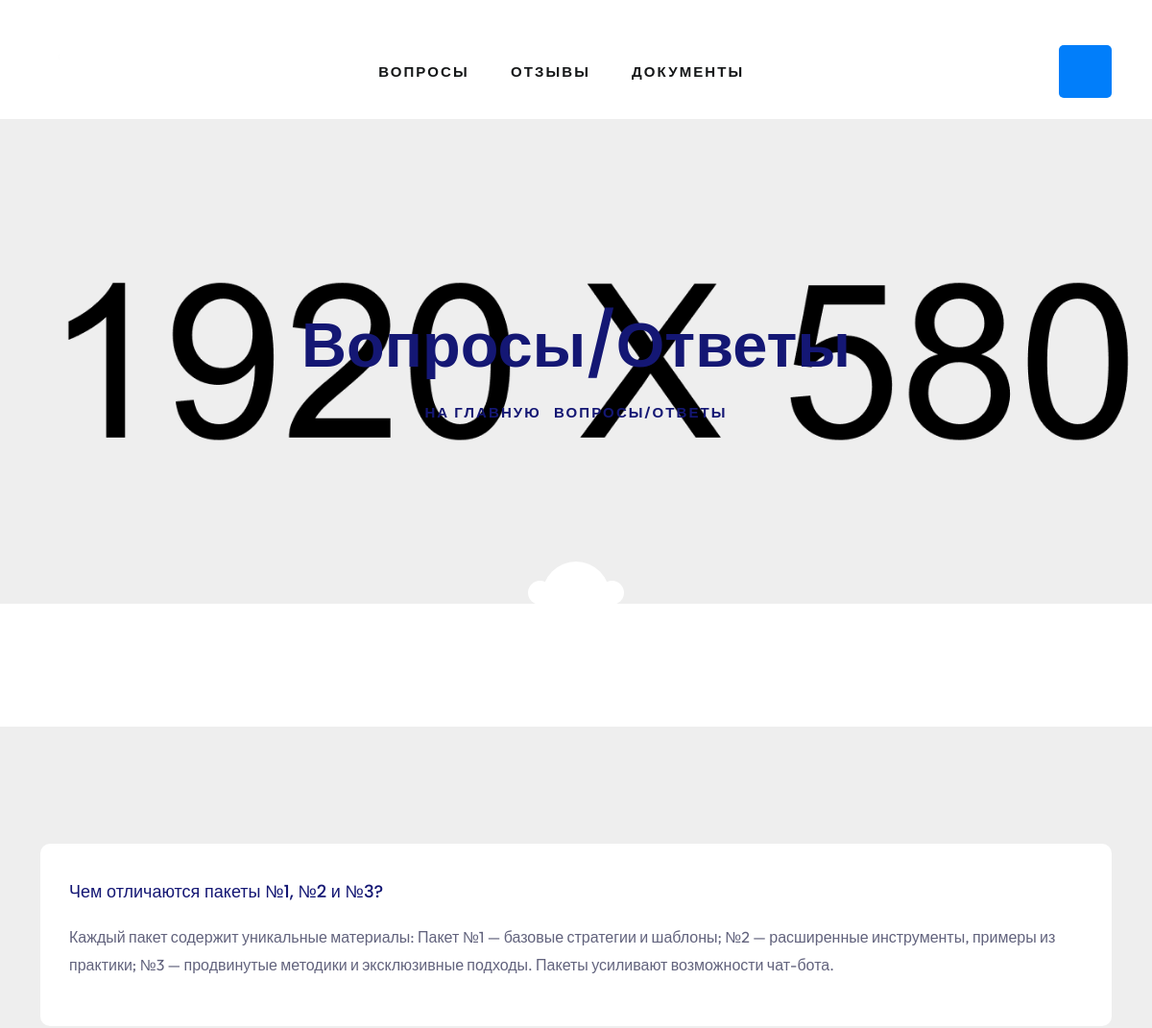
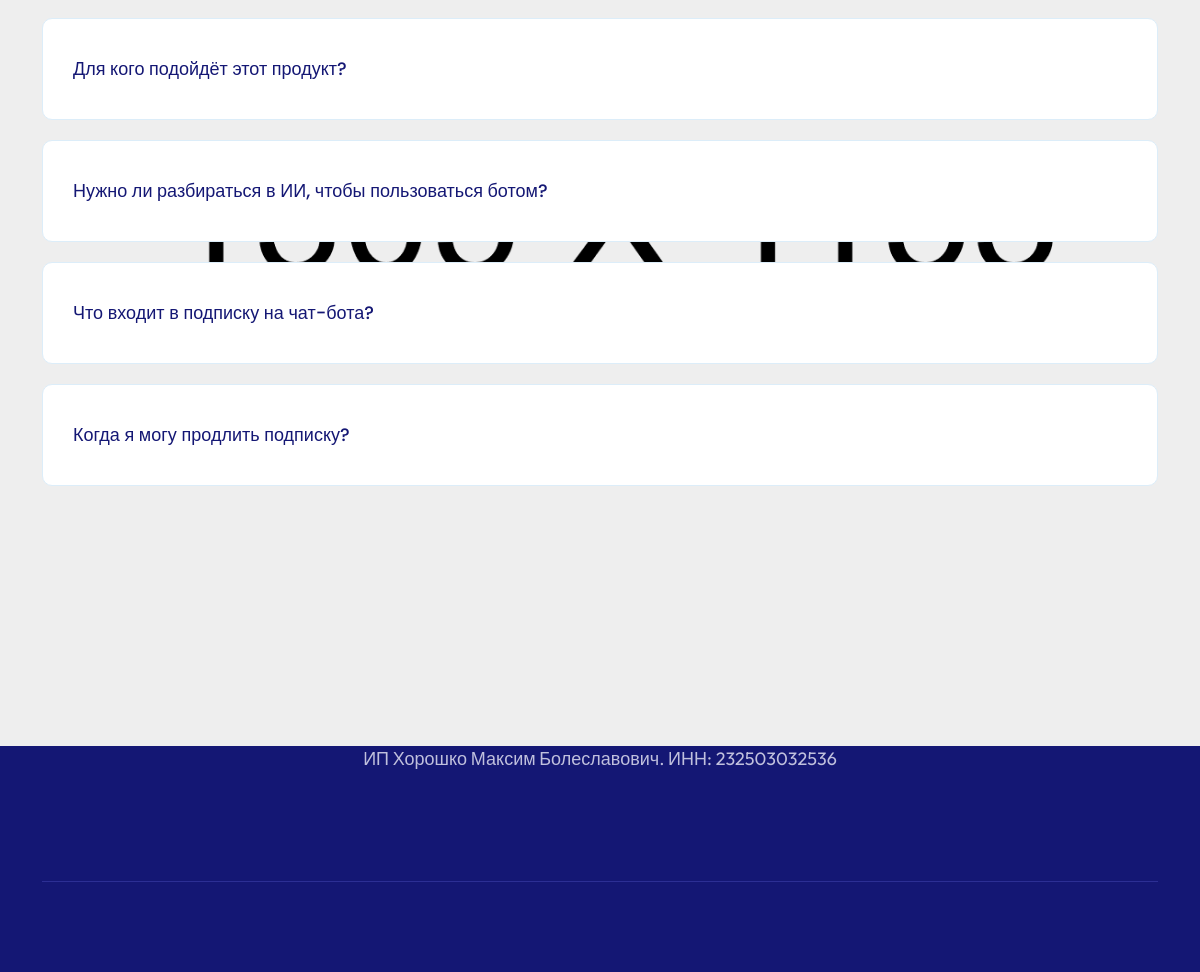
Page /faq on the committed database (2 pictures, top to bottom).
### server/models.py (models this page shows, shortened)
class Faq(models.Model):
    class Meta:
        verbose_name = 'Вопрос/Ответ'
        verbose_name_plural = 'Вопросы/Ответы'
    title = models.CharField(verbose_name='Вопрос', max_length=155)
    ask = models.CharField(verbose_name='Ответ', max_length=700)

### server/views.py (the view)
# urls.py: path('faq', show_faq, name='faq'),
def show_faq(req):
    faq = Faq.objects.all()
    data = {
        'faq': faq
    }
    return render(req, 'server/faq.html', data)

### server/templates/server/faq.html (shortened to what this page needs)
{% extends 'server/technical/pattern.html' %}
{% load static %}
{% block content %}
   <main>
      <div class="breadcrumb__area breadcrumb-height p-relative grey-bg"
         data-background="assets/img/breadcrumb/breadcrumb.jpg">
         <div class="breadcrumb__scroll-bottom smooth">
            <a href="#faq">
            </a>
         </div>
         <div class="container">
            <div class="row">
               <div class="col-xxl-12">
                  <div class="breadcrumb__content text-center">
                     <h3 class="breadcrumb__title">Вопросы/Ответы</h3>
                     <div class="breadcrumb__list">
                        <span><a href="{% url 'index' %}">На главную</a></span>
                        <span class="dvdr"><i class="fa fa-angle-right"></i></span>
                        <span>Вопросы/Ответы</span>
                     </div>
                  </div>
               </div>
            </div>
         </div>
      </div>
      <div class="tp-support__area tp-support__bg-2 pt-120 pb-120 p-relative">
         <div class="tp-support__bg tp-support__bg-2">
         </div>
         <div class="container">
            <div class="row">
               <div class="col-12">
                  <div class="tp-support__title-box text-center mb-70">
                     <h3 class="tp-section-title">Часто задаваемые вопросы</h3>
                  </div>
               </div>
            </div>
            <div class="row">
               <div class="col-12">
                  <div class="tp-support__faq" >
                     <div class="tp-custom-accordio-2">
                        <div class="accordion" id="accordionExample">
                         {% for item in faq %}
                         <div class="accordion-items wow tpfadeUp" data-wow-duration=".9s" data-wow-delay=".{{ forloop.counter }}s">
                             <h2 class="accordion-header" id="heading{{ forloop.counter }}">
                                 <button class="accordion-buttons {% if not forloop.first %}collapsed{% endif %}" type="button"
                                         data-bs-toggle="collapse"
                                         data-bs-target="#collapse{{ forloop.counter }}"
                                         aria-expanded="{% if forloop.first %}true{% else %}false{% endif %}"
                                         aria-controls="collapse{{ forloop.counter }}">
                                     {{ item.title }}
                                 </button>
                             </h2>
                             <div id="collapse{{ forloop.counter }}"
                                  class="accordion-collapse collapse {% if forloop.first %}show{% endif %}"
                                  aria-labelledby="heading{{ forloop.counter }}"
                                  data-bs-parent="#accordionExample">
                                 <div class="accordion-body">
                                     {{ item.ask }}
                                 </div>
                             </div>
                         </div>
                         {% endfor %}
                     </div>
                     </div>
                  </div>
               </div>
            </div>
         </div>
      </div>
   </main>
{% endblock %}

### server/static/server/assets/css/custom-animation.css (style rules this page uses)
.tpfadeUp { -webkit-animation-name: tpfadeUp; animation-name: tpfadeUp; }

### server/static/server/assets/css/spacing.css (style rules this page uses)
.mb-70 { margin-bottom:70px }
.pt-120 { padding-top:120px }
.pb-120 { padding-bottom:120px }

### rows in the picture
Faq: title "Чем отличаются пакеты №1, №2 и №3?", ask "Каждый пакет содержит уникальные материалы: Пакет №1 — базовые стратегии и шаблоны; №2 — расширенные инструменты, примеры из практики; №3 — продвинутые методики и эксклюзивные подходы. Пакеты усиливают возможности чат-бота."
Faq: title "Для кого подойдёт этот продукт?"
Faq: title "Нужно ли разбираться в ИИ, чтобы пользоваться ботом?"
Faq: title "Что входит в подписку на чат-бота?"
Faq: title "Когда я могу продлить подписку?"
